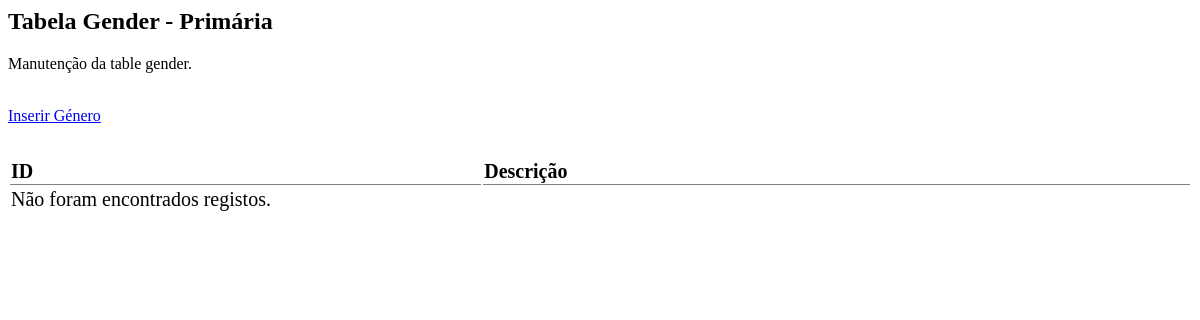
The page /backoffice/content/gender/gender.php on the database as committed earlier.
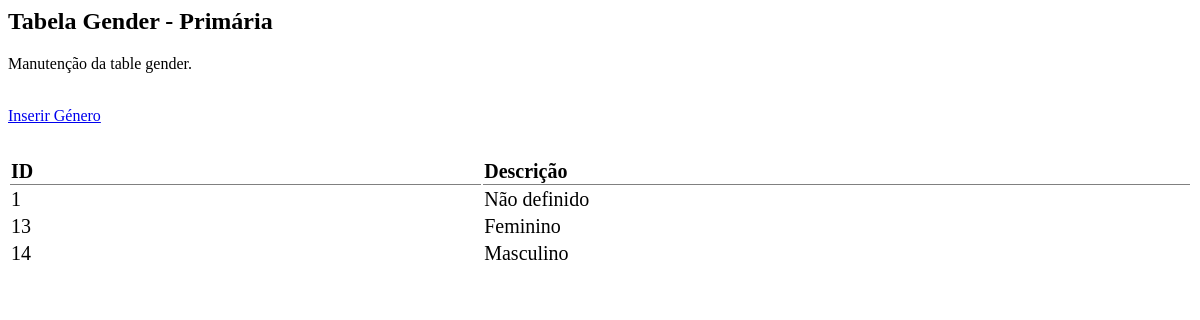
The same page on the database as committed later.
### tables this page shows
CREATE TABLE IF NOT EXISTS `gender` (
  `id` int(11) NOT NULL AUTO_INCREMENT,
  `description` varchar(50) DEFAULT NULL,
  PRIMARY KEY (`id`)
);

### backoffice/content/gender/gender.php (the view, shortened to what this page needs)
<?php
$showsoc = "SELECT * FROM gender ORDER BY id";
$show = mysqli_query($conn, $showsoc);
if (mysqli_num_rows($show) > 0) {
    $row = mysqli_fetch_array($show);
} else {
    $row = null;
}
?>
<h2>Tabela Gender - Primária</h2>
<p>Manutenção da table gender.</p>
<a href="./?p=61" class="insert-button">Inserir Género</a>
<a id="delLink" disabled><i class="fa-regular fa-trash-can fa-2xl" onclick="confirmDelete(<?php echo $row['id']; ?>)"></i></a>
<?php
if ($row !== null && isset($row['id'])) {
    $editLink = './?p=65&id=' . $row['id'] . '&operation=editar';
} else {
    $editLink = null;
}
echo '<a href="' . $editLink . '" id="editLink" disabled><i class="fa-regular fa-pen-to-square fa-2xl"></i></a>' ?>
<table class="table-hover" style="width:100%; font-size: 20px; margin-top: 1rem; padding-top: 1rem;">
    <thead>
        <tr>
            <th scope="col" style="text-align: left; width:40%; border-bottom: solid 1px grey; border-collapse: collapse;">ID</th>
            <th scope="col" style="text-align: left; width:60%; border-bottom: solid 1px grey; border-collapse: collapse;">Descrição</th>
        </tr>
    </thead>
    <tbody>
        <?php
        if ($row !== null) {
            do {
        ?>
                <tr id="tr_<?php echo $row['id']; ?>" onclick="storeID(<?php echo $row['id']; ?>)">
                    <?php
                    echo "<td>" . $row['id'] . "</td>";
                    echo "<td>" . $row['description'] . "</td>";
                    ?>
                </tr>
        <?php
            } while ($row = mysqli_fetch_assoc($show));
        } else {
            echo "<tr><td colspan='4'>Não foram encontrados registos.</td></tr>";
        }
        ?>
    </tbody>
</table>

Rows that differ between the two databases and show on the page:
added gender: id "1", description "Não definido"
added gender: id "13", description "Feminino"
added gender: id "14", description "Masculino"
Other text that changed with them:
text no longer shown: "Não foram encontrados registos."
